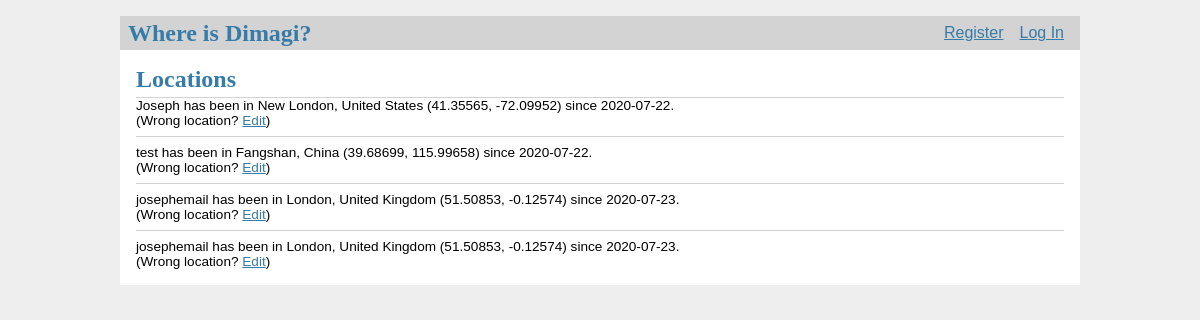
The page / on the database its author committed.
### tables this page shows
CREATE TABLE location (
  location_id INTEGER PRIMARY KEY AUTOINCREMENT,
  person_id INTEGER NOT NULL,
  created TIMESTAMP NOT NULL DEFAULT CURRENT_TIMESTAMP,
  location TEXT NOT NULL,
  lat DECIMAL  NOT NULL,
  lon DECIMAL NOT NULL,
  off_the_grid INTEGER DEFAULT 0,
  FOREIGN KEY (person_id) REFERENCES user (id)
);

CREATE TABLE user (
  id INTEGER PRIMARY KEY AUTOINCREMENT,
  username TEXT UNIQUE NOT NULL,
  person_name TEXT NOT NULL,
  email TEXT UNIQUE NOT NULL,
  password TEXT NOT NULL
);

### whereis_app/locations.py (the view)
@bp.route('/')
def index():
    db = get_db()
    if g.user and g.user['person_name'] == 'admin':
        locations = db.execute(
        'SELECT l.location_id, location, lat, lon, person_id, created, person_name'
        ' FROM location l JOIN user u ON l.person_id = u.id '
        ).fetchall()
    else:
        locations = db.execute(
            ' SELECT l.location_id, location, lat, lon, person_id, created, person_name'
            ' FROM location l JOIN user u ON l.person_id = u.id '
            ' WHERE '
            'l.off_the_grid == 0 '
            ' AND '
            '(person_id, created) in (SELECT person_id, max(created)'
            'FROM location GROUP BY person_id)'
            ).fetchall()
    return render_template('locations/index.html', locations=locations)

### whereis_app/auth.py (called while the page is built)
@bp.before_app_request
def load_logged_in_user():
    user_id = session.get('user_id')
    if user_id is None:
        g.user = None
    else:
        g.user = get_db().execute(
            'SELECT * FROM user WHERE id = ?', (user_id,)
        ).fetchone()

### whereis_app/db.py (called while the page is built)
def get_db():
    if 'db' not in g:
        g.db = sqlite3.connect(
            current_app.config['DATABASE'],
            detect_types=sqlite3.PARSE_DECLTYPES
        )
        g.db.row_factory = sqlite3.Row
    return g.db

### whereis_app/templates/locations/index.html (shortened to what this page needs)
{% extends 'base.html' %}
{% block header %}
  <h1>{% block title %}Locations{% endblock %}</h1>
{% endblock %}
{% block content %}
  {% for location in locations %}
    <article class="post">
      <header>
        <div>
	    {{location['person_name'] }}  has been in {{location['location']}} ({{location['lat']}}, {{location['lon']}}) since {{location['created'].strftime('%Y-%m-%d')}}.<br>
	    (Wrong location? <a href="{{ url_for('locations.update', location_id=location['location_id']) }}">Edit</a>)
        </div>
      </header>
    </article>
    {% if not loop.last %}
      <hr>
    {% endif %}
  {% endfor %}
{% endblock %}

### whereis_app/templates/base.html (shortened to what this page needs)
<!doctype html>
<link rel="stylesheet" href="{{ url_for('static', filename='style.css') }}">
<nav>
  <h1>Where is Dimagi?</h1>
  <ul>
    {% if g.user %}
      <li><span>{{ g.user['username'] }}</span>
      <li><a href="{{ url_for('auth.logout') }}">Log Out</a>
    {% else %}
      <li><a href="{{ url_for('auth.register') }}">Register</a>
      <li><a href="{{ url_for('auth.login') }}">Log In</a>
    {% endif %}
  </ul>
</nav>
<section class="content">
  <header>
    {% block header %}{% endblock %}
  </header>
  {% block content %}{% endblock %}
</section>

### whereis_app/static/style.css (style rules this page uses)
h1 { font-family: serif; color: #377ba8; margin: 1rem 0; }
a { color: #377ba8; }
hr { border: none; border-top: 1px solid lightgray; }
nav { background: lightgray; display: flex; align-items: center; padding: 0 0.5rem; }
nav h1 { flex: auto; margin: 0; }
nav ul { display: flex; list-style: none; margin: 0; padding: 0; }
nav ul li a, nav ul li span, header .action { display: block; padding: 0.5rem; }
.content { padding: 0 1rem 1rem; }
.content > header { border-bottom: 1px solid lightgray; display: flex; align-items: flex-end; }
.content > header h1 { flex: auto; margin: 1rem 0 0.25rem 0; }
.post > header { display: flex; align-items: flex-end; font-size: 0.85em; }
.post > header > div:first-of-type { flex: auto; }
.content:last-child { margin-bottom: 0; }

### rows shown on the page
location: person_name "Joseph", location "New London, United States", lat "41.35565", lon "-72.09952", created "2020-07-22"
location: person_name "test", location "Fangshan, China", lat "39.68699", lon "115.99658", created "2020-07-22"
location: person_name "josephemail", location "London, United Kingdom", lat "51.50853", lon "-0.12574", created "2020-07-23"
location: person_name "josephemail", location "London, United Kingdom", lat "51.50853", lon "-0.12574", created "2020-07-23"
